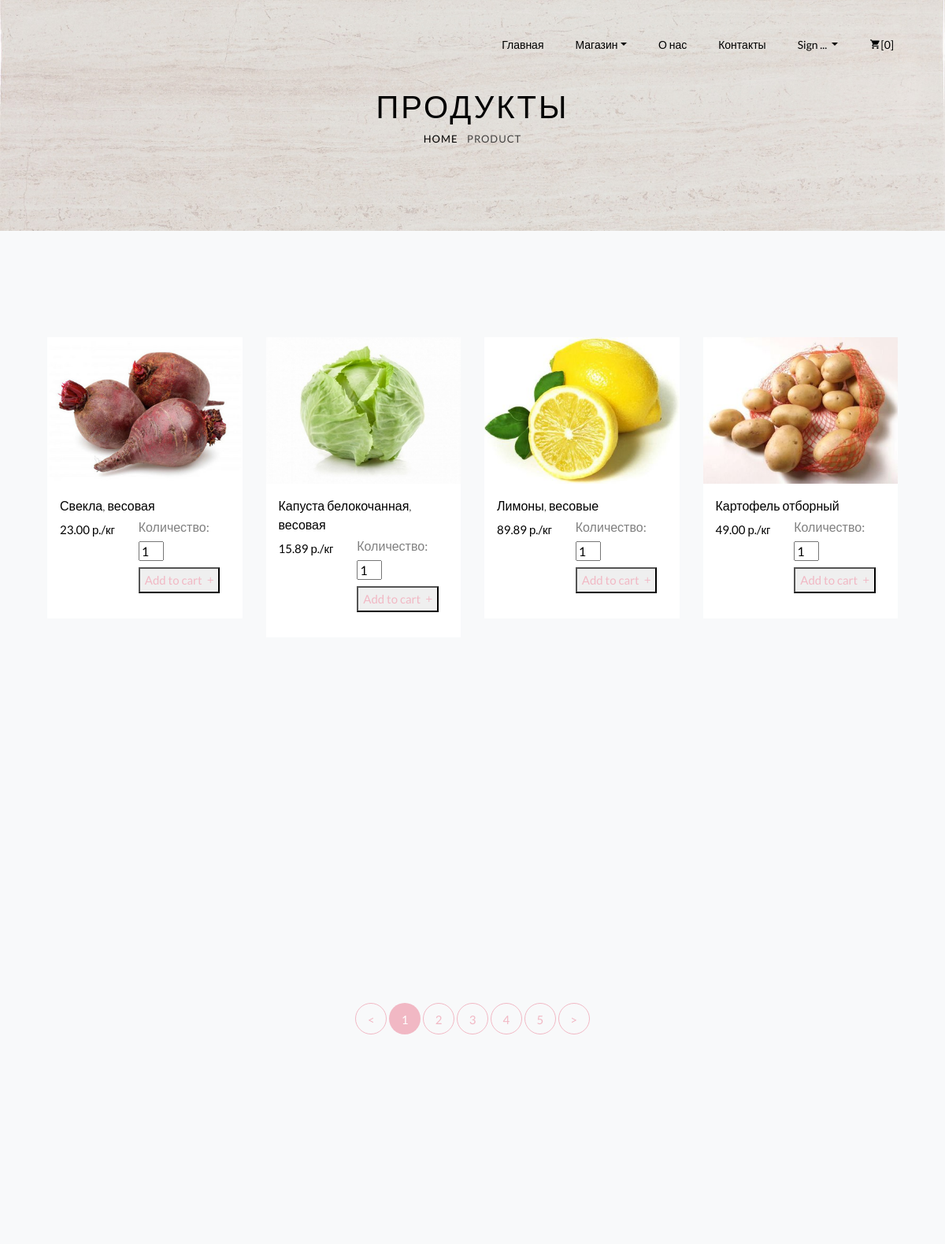
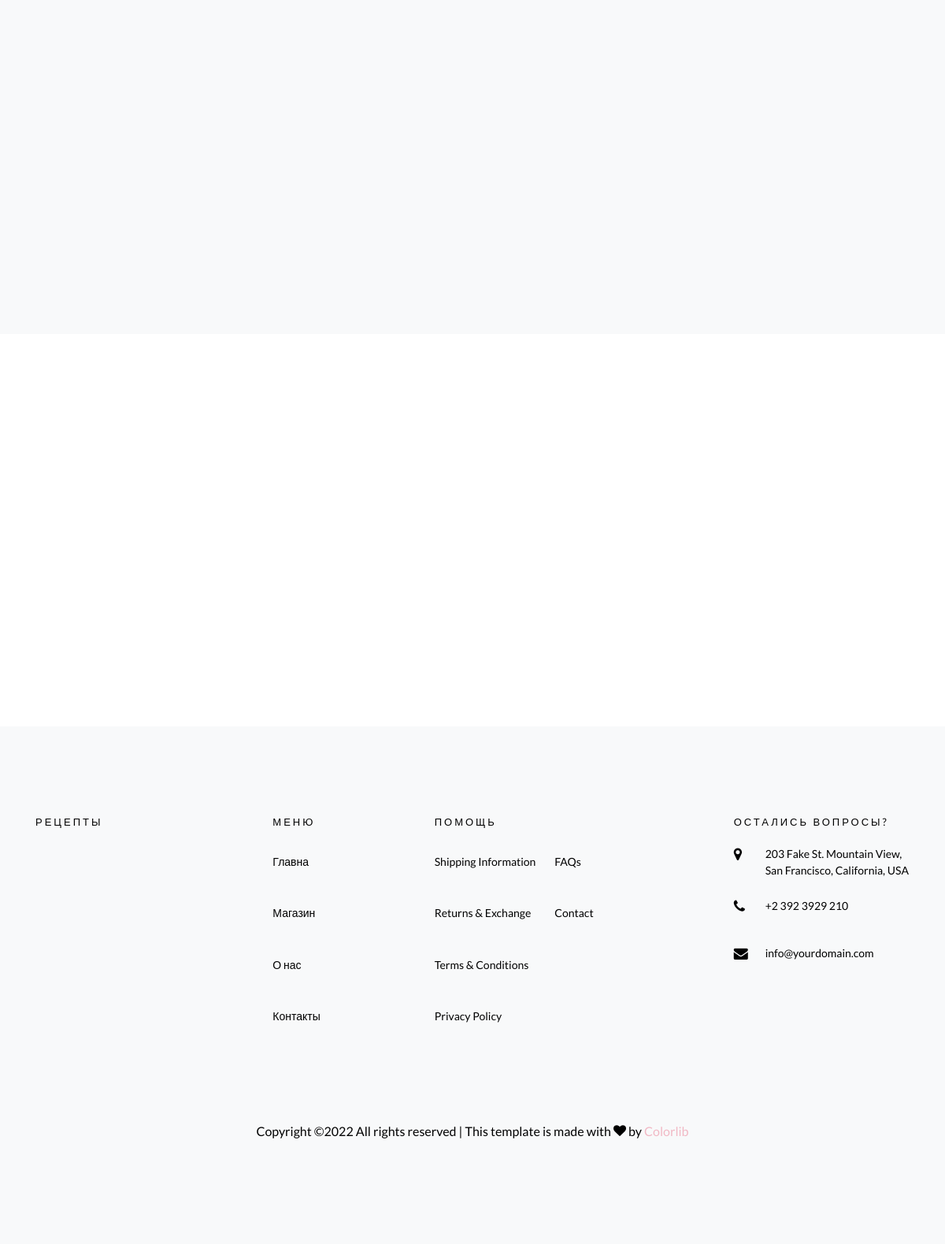
The app's page /shop/ with its own data (2 pictures, top to bottom).
### shop/models.py (models this page shows, shortened)
class Product(models.Model):
    name = models.CharField(max_length=255, verbose_name='product_name')
    code = models.CharField(max_length=255,
                            verbose_name='product_code')  # по этому полю различаем продукт (код продукта)
    price = models.DecimalField(max_digits=20, decimal_places=2)
    unit = models.CharField(max_length=255, blank=True, null=True)  # единица измерения
    image_url = models.ImageField(upload_to='img_product')  # путь на изображение продукта
    note = models.TextField(blank=True, null=True)  # комментарий к продукту
    class Meta:  # все элементы отображаются по дате создания
        ordering = ['pk']

### shop/views.py (the view)
# urls.py: path('', views.ProductsListView.as_view(), name='shop'),
class ProductsListView(ListView):
    model = Product
    template_name = 'shop/shop.html'

### templates/shop/shop.html (shortened to what this page needs)
{% extends 'base-page.html' %}
{% load static %}
{% block container  %}
<div class="hero-wrap hero-bread" style="background-image: url('{% static 'img/bg-66.jpg' %}');">
    <div class="container">
        <div class="row no-gutters slider-text align-items-center justify-content-center">
            <div class="col-md-9 ftco-animate text-center">
                <h1 class="mb-0 bread">Продукты</h1>
                <p class="breadcrumbs"><span class="mr-2"><a href="index.html">Home</a></span> <span>Product</span></p>
            </div>
        </div>
    </div>
</div>
<section class="ftco-section bg-light">
    <div class="container-fluid">
        <div class="row">
            {% for product in object_list %}
            <div class="col-sm col-md-6 col-lg-3 ftco-animate">
                <div class="product">
                    <a href="{% url 'detail' product.pk %}" class="img-prod"><img class="img-fluid" src="{{ product.image_url.url }}"
                                                      alt="Colorlib Template">
                    </a>
                    <div class="text py-3 px-3">
                        <h3><a href="{% url 'detail' product.pk %}">{{ product.name }}</a></h3>
                        <div class="d-flex">
                            <div class="pricing">
                                <p class="price"><span
                                        class="price-sale">{{ product.price }} р./{{ product.unit }}</span></p>
                            </div>
                            <div class="quantity">
                                <div class="input-group mb-3">
                                    <form method="post" action="{% url 'add_item_to_cart' product.pk %}">
                                        <h6><label class="form-label" for="id_quantity">Количество:</label>
                                            <input type="number" name="quantity" value="1" min="1" required
                                                   id="id_quantity" style="width: 2em">
                                        </h6>
                                        <button type="submit">
                                            <a href="#" class="add-to-cart"><span>Add to cart <i
                                                    class="ion-ios-add ml-1"></i></span></a>
                                        </button>
                                    </form>
                                </div>
                            </div>
                        </div>
                    </div>
                </div>
            </div>
            {% endfor %}
        </div>
        <div class="row mt-5">
            <div class="col text-center">
                <div class="block-27">
                    <ul>
                        <li><a href="#">&lt;</a></li>
                        <li class="active"><span>1</span></li>
                        <li><a href="#">2</a></li>
                        <li><a href="#">3</a></li>
                        <li><a href="#">4</a></li>
                        <li><a href="#">5</a></li>
                        <li><a href="#">&gt;</a></li>
                    </ul>
                </div>
            </div>
        </div>
    </div>
</section>
{% endblock container %}

### records on screen
Product: image_url (picture), name "Свекла, весовая", price "23.00", unit "кг"
Product: image_url (picture), name "Капуста белокочанная, весовая", price "15.89", unit "кг"
Product: image_url (picture), name "Лимоны, весовые", price "89.89", unit "кг"
Product: image_url (picture), name "Картофель отборный", price "49.00", unit "кг"
